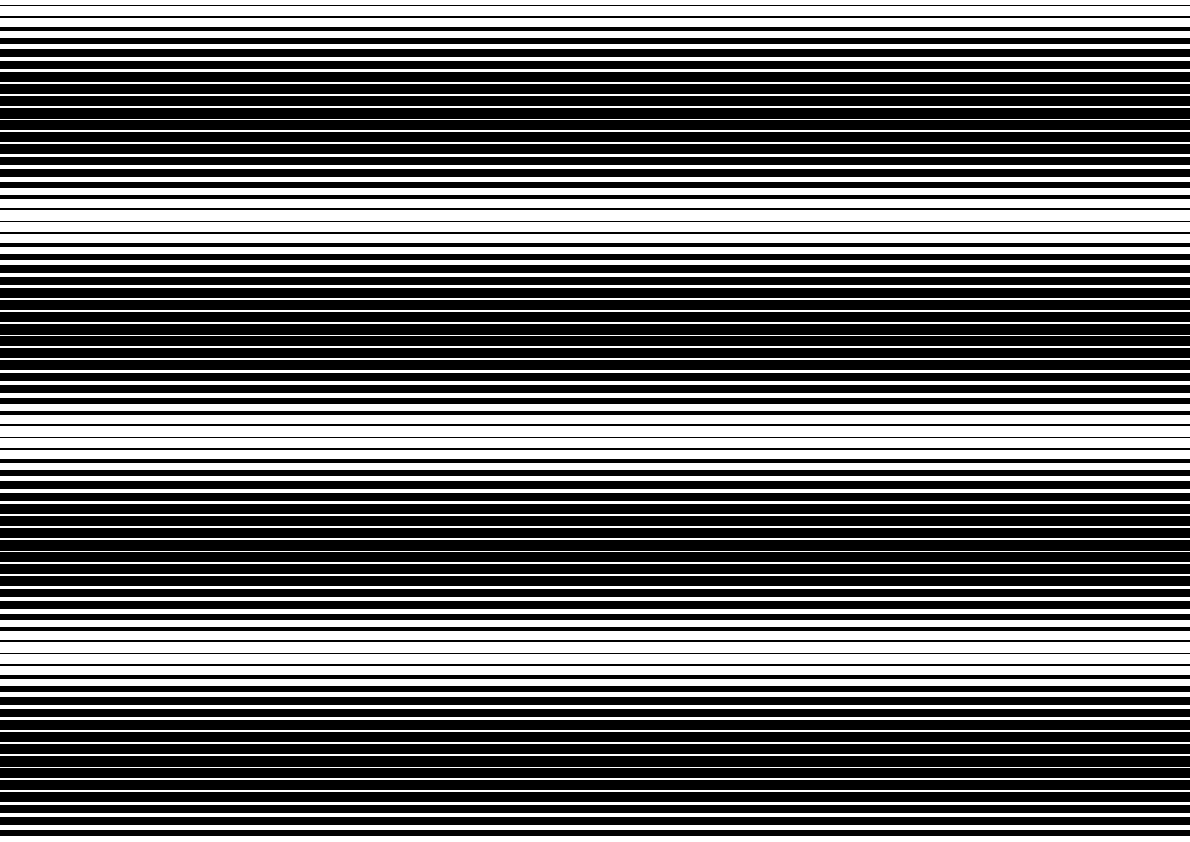
Frame 1 (no input)
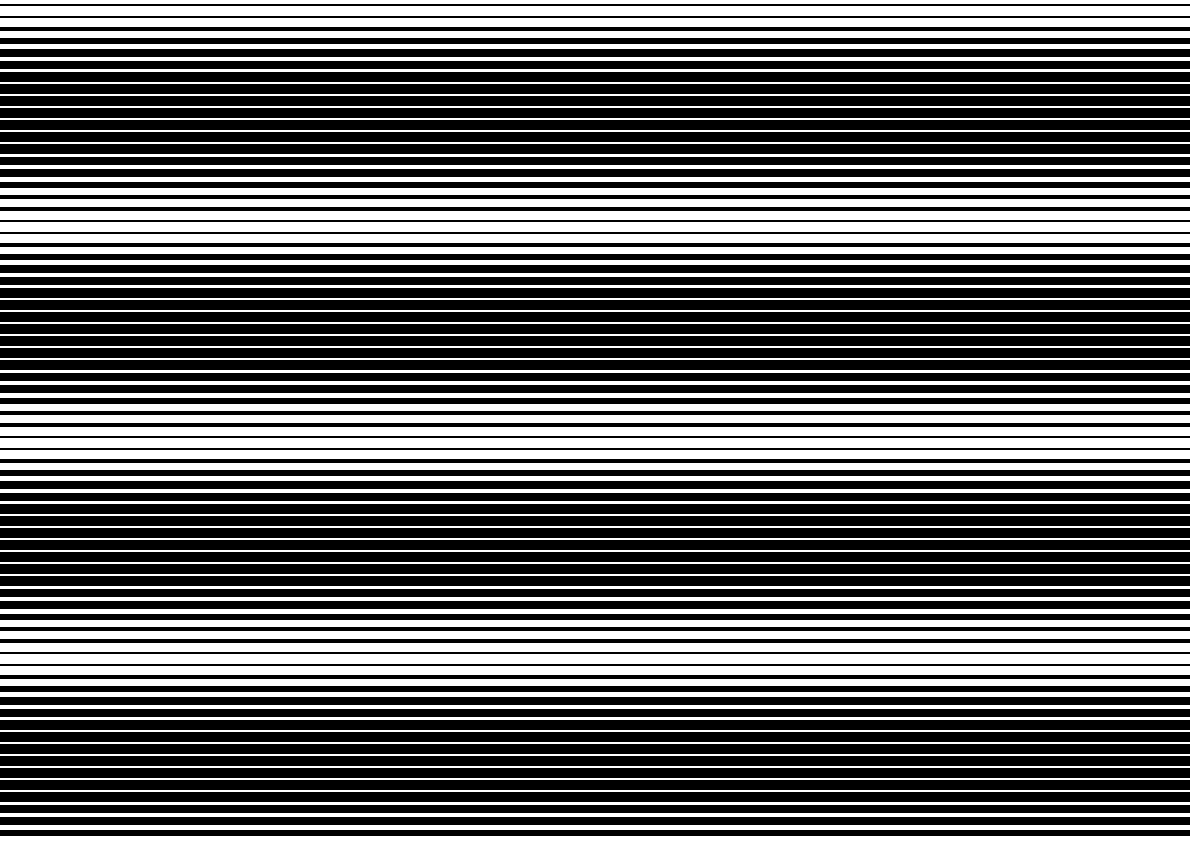
Frame 60 (the mouse pressed at the canvas centre just before this capture)
Frame 120 (the mouse held since frame 60 and released just before this capture): identical to frame 60, image omitted

The Processing sketch that drew these frames (run headless with seeded random() and noise(); from frame 60 on, the mouse is pressed at the canvas centre):

// Processing sketch: moving_bars
// ── moving_bars.pde

// Sketch Settings
int pointSize = 5;
float spacingValue = 2;
float maxHeight = 10;

// Global Variables
int posX;
float currentDeg;
float translation = 0;
float currentY = 5;

void setup() {
  size(1190, 842);

  background(255);
  fill(0);
  smooth();
  rectMode(CENTER);
  
  posX = width / 2;
}

void draw() {
  
  background(255);
  
  while (currentY < height) {
    // calculate thickness
    float factor =  sin(radians(currentDeg));
    
    // draw rect
    rect(posX, currentY, width, maxHeight * factor);
    
    // increment values
    currentY += maxHeight + spacingValue;
    currentDeg += 10;
  }
  
  currentY = 5;
  translation += 3;
  currentDeg = translation;
  
}

void keyPressed() {
  if (key == 'r') {
    background(255);
    currentY = 5;
    translation += 10;
    currentDeg = translation;
  }
}
